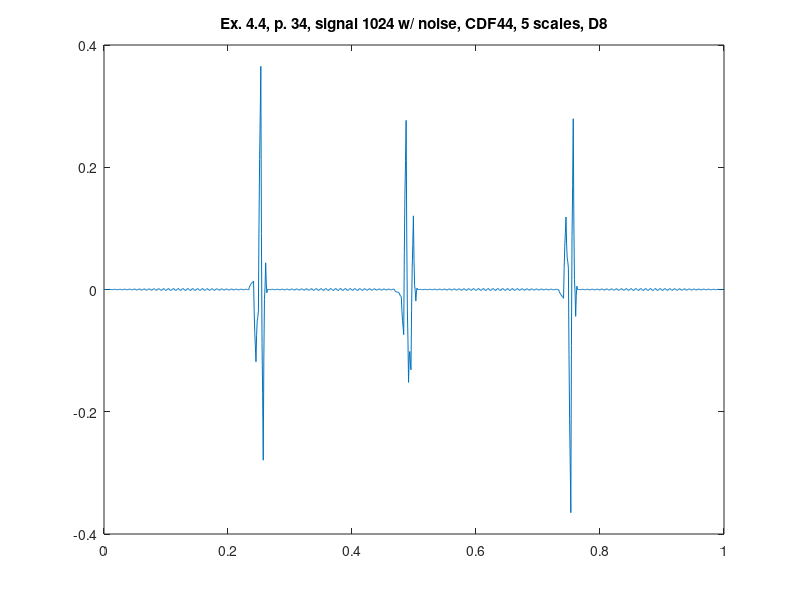

MATLAB code for this plot:
%% ========================================================================
%% Programmatic octave notes on "Ripples in Mathematics" by A. Jensen
%% and A. la Cour-Harbo written with a deep gratitude to the authors for
%% this wonderful text. 
%% 
%% Reconstruction of graphs in ex 4.4, p.34, CDF44, 5 scales, D8.
%%
%% Author: Vladimir Kulyukin
%% 
%% NB: I have tested this code in Octave 4.
%% =========================================================================
t = (1.0/1024)*[0:1023];

%%y_ex_4_3_chirp_512_p33 = arrayfun(@(x) sin(x*x), t);

y_ex_4_4_1024_with_noise_cdf44_d8_p34 = [
3.7145853351368936E-5
1.1532566797186114E-6
-6.6755641245525365E-6
-2.2050845928299073E-5
-2.7741716133025897E-5
-3.602751660488065E-5
-4.690824734386333E-5
-5.7093668613354004E-5
1.8483945989523446E-5
7.108142438995844E-5
1.00698766587951E-4
1.3647361772334518E-4
-8.75575726052087E-6
-1.0548519602911083E-4
-1.5371469858242468E-4
-2.1493971987758268E-4
-3.5597187641063364E-7
1.4032503912638796E-4
2.0710331313081307E-4
2.9368376583240193E-4
1.0314524340824553E-5
-1.7392699535155316E-4
-2.5904079324473117E-4
-3.7071578414154166E-4
-1.9192461538626736E-5
2.0821724702657876E-4
3.1151334155407487E-4
4.4806557873268313E-4
2.9285471434308476E-5
-2.4069378263057658E-4
-3.61872183461972E-4
-5.22921652750343E-4
-3.784411730460403E-5
2.7410420901468995E-4
4.1292332620753905E-4
5.981322751720578E-4
4.797438342876329E-5
-3.051425572062467E-4
-4.6121854673297205E-4
-6.700914999850225E-4
-5.613131353317911E-5
3.3735139762944077E-4
5.103566335028371E-4
7.424386308292336E-4
6.620127588534259E-5
-3.666526421481645E-4
-5.561231232712874E-4
-8.108079997656588E-4
-7.387793452793174E-5
3.973497078700448E-4
6.028749274282709E-4
8.795948966134004E-4
8.379061386590549E-5
-4.2463166171344876E-4
-6.456719301246621E-4
-9.437159752758139E-4
-9.091307062747617E-5
4.5352132321026755E-4
6.895872062374173E-4
0.0010082801827074534
1.0057300243025396E-4
-4.7852124624912155E-4
-7.290025633306729E-4
-0.0010675354500562849
-1.0707266415864835E-4
5.053252802880658E-4
7.696583832838574E-4
0.0011272551794600902
1.1638681800240258E-4
-5.278024095971472E-4
-8.05312503338559E-4
-0.001181073974878602
-1.2220108940209546E-4
5.522626786778837E-4
8.423173293613354E-4
0.0012353740926143472
1.3107976489373506E-4
-5.720005472146341E-4
-8.738668437107601E-4
-0.0012832381116822343
-1.3615265135274697E-4
5.938814855745104E-4
9.068642990995378E-4
0.0013315956779325236
1.4451034199365763E-4
-6.106900068751054E-4
-9.340053686737657E-4
-0.0013730439639809855
-1.4879298884227414E-4
6.29780889116341E-4
9.626776698948601E-4
0.0014149932689478326
1.5654920550274413E-4
-6.434981879322489E-4
-9.851489113571464E-4
-0.0014496266523243647
-1.6000036851065107E-4
6.596151584228299E-4
0.0010092199284760781
0.0014847637012693254
1.6708041458441574E-4
-6.70109129667685E-4
-0.0010268049314869768
-0.0015122486435593474
-1.6966685716531606E-4
6.830969731711423E-4
0.001046042847450028
0.0015402350474928027
1.760025479380134E-4
-6.902665541655569E-4
-0.0010585722588179079
-0.0015603068536775714
-1.7769936123585895E-4
7.000001906494737E-4
0.0010727918019784266
0.0015808730882315226
1.832296805424498E-4
-7.037763344087706E-4
-0.0010801449566221384
-0.0015933384558447475
-1.840205233177089E-4
7.101620236324101E-4
0.0010892091850056096
0.0016062864569368394
1.8869221115954722E-4
-7.105083638282521E-4
-0.0010913152680265584
-0.0016110253376743144
-1.885694671639071E-4
7.134846081138883E-4
0.0010951368881590715
0.0016162304089765395
1.9233753263358085E-4
-7.103978093007227E-4
-0.001091975616826371
-0.0016131971648262133
-1.9130238395884006E-4
7.099359457888349E-4
0.0010905178244168116
0.0016106091786563654
1.9413053852598247E-4
-7.034457355266322E-4
-0.0010821196435014785
-0.0015998330214174615
-1.9219295421977974E-4
6.995502122152157E-4
0.0010753964778875249
0.0015894769014969147
1.9405396120970327E-4
-6.897190947769017E-4
-0.0010618422664629
-0.001571061611454723
-1.9123260126804208E-4
6.824274276852182E-4
0.0010499184754050577
0.0015530370928800762
1.9210853816644367E-4
-6.693500821057219E-4
-0.0010313387679364207
-0.0015271600193443359
-1.884305738279294E-4
6.587324939736519E-4
0.0010143291840604078
0.001501640688082143
1.883130048833516E-4
-6.425348622398666E-4
-9.909029132875117E-4
-0.0014685510414169226
-1.8381385695508755E-4
6.286936062454515E-4
9.689713481846942E-4
0.0014357826625778752
1.8270391442097046E-4
-6.095316804053258E-4
-9.409241219010135E-4
-0.0013957991141690495
-1.774269121570624E-4
5.926000554099507E-4
9.142817885319898E-4
0.0013560972651539016
1.7533528538641734E-4
-5.706583752845831E-4
-8.818837168590996E-4
-0.0013096048784301555
-1.6933124920327772E-4
5.507994420930866E-4
8.507871954589374E-4
0.0012633519097489084
1.662780817057912E-4
-5.262893180562778E-4
-8.143502895372987E-4
-0.001210798431809424
-1.596048337540883E-4
5.036943290509193E-4
7.790990566055986E-4
0.0011584397848341296
1.5561952920134249E-4
-4.7685180699599843E-4
-7.389742237578932E-4
-0.0011003313344002544
-1.4834133650676779E-4
4.517383642727884E-4
6.999077679384141E-4
0.0010423712515239135
1.434622755604286E-4
-4.228219523606695E-4
-6.564814322393808E-4
-9.79267444738655E-4
-1.3564923109732894E-4
3.954319121013747E-4
6.139759848574558E-4
9.162641132434264E-4
1.299234017813814E-4
-3.6472009118615787E-4
-5.676663656591914E-4
-8.487726742622323E-4
-1.216507494389533E-4
3.353172344514859E-4
5.221312774090852E-4
7.81332850671724E-4
1.1513329461989785E-4
-3.0310577615726847E-4
-4.73384361659775E-4
-7.101037589464558E-4
-1.064807045624914E-4
2.719732685307339E-4
4.252581603332201E-4
6.388769256280174E-4
9.923439089299344E-5
-2.3857238680942235E-4
-3.7454340747922985E-4
-5.645961562496489E-4
-9.028519229288032E-5
2.06010051358096E-4
3.2428957470327993E-4
4.902682665444455E-4
8.237980573461094E-5
-1.7174141495964035E-4
-2.720953955383084E-4
-4.1365118392830945E-4
0.0033447485657335857
0.00605815837845719
0.007726578254242506
0.009675002339729084
0.010318638108013662
0.011311890852186077
0.012654760572246333
0.013903950705957228
-0.035017627945001295
-0.07049598961645906
-0.09253113430841609
-0.11816837813370668
-0.07579614830725676
-0.051647002023456415
-0.04572093928230567
-0.03491201602229707
0.10650830373497265
0.21293140527850007
0.28435728860828524
0.3651606482957783
0.091794593660743
-0.08667205242276715
-0.1702392899547521
-0.27923474737030934
-0.11045643049688783
-0.016107372122743116
0.0038124277521247724
0.04367548733512116
0.009267312508757721
-0.005239945036755143
1.537146985825688E-4
2.1493971987779551E-4
3.5597187642739134E-7
-1.403250391264963E-4
-2.0710331313097562E-4
-2.936837658326377E-4
-1.031452434087482E-5
1.7392699535161903E-4
2.590407932448439E-4
3.7071578414171974E-4
1.9192461538680337E-5
-2.082172470265988E-4
-3.1151334155411764E-4
-4.4806557873276233E-4
-2.928547143431955E-5
2.4069378263060566E-4
3.6187218346201317E-4
5.229216527504036E-4
3.784411730462299E-5
-2.7410420901469634E-4
-4.1292332620755434E-4
-5.981322751720865E-4
-4.797438342873521E-5
3.051425572063127E-4
4.612185467330572E-4
6.700914999851319E-4
5.6131313533143114E-5
-3.373513976295767E-4
-5.103566335030276E-4
-7.424386308294906E-4
-6.620127588537962E-5
3.666526421482707E-4
5.5612312327146E-4
8.108079997659186E-4
7.387793452797039E-5
-3.9734970787014474E-4
-6.028749274284266E-4
-8.795948966136344E-4
-8.379061386594734E-5
4.246316617135266E-4
6.456719301247873E-4
9.437159752760057E-4
9.091307062752499E-5
-4.5352132321030555E-4
-6.89587206237486E-4
-0.001008280182707568
-1.0057300243025065E-4
4.7852124624919875E-4
7.290025633307802E-4
0.001067535450056434
1.0707266415863317E-4
-5.053252802881901E-4
-7.696583832840356E-4
-0.0011272551794603372
-1.1638681800244828E-4
5.278024095972302E-4
8.053125033386984E-4
0.0011810739748788174
1.2220108940214265E-4
-5.522626786779392E-4
-8.423173293614284E-4
-0.0012353740926144949
-1.3107976489376514E-4
5.720005472146755E-4
8.738668437108267E-4
0.0012832381116823386
1.3615265135278468E-4
-5.938814855745114E-4
-9.068642990995496E-4
-0.0013315956779325535
-1.4451034199363744E-4
6.106900068751574E-4
9.340053686738312E-4
0.0013730439639810697
1.4879298884224324E-4
-6.297808891164512E-4
-9.626776698950135E-4
-0.001414993268948039
-1.5654920550278018E-4
6.434981879323234E-4
9.851489113572717E-4
0.0014496266523245564
1.6000036851070555E-4
-6.596151584228582E-4
-0.0010092199284761343
-0.001484763701269424
-1.670804145843954E-4
6.701091296677812E-4
0.0010268049314871054
0.0015122486435595202
1.696668571652598E-4
-6.830969731713546E-4
-0.0010460428474503229
-0.0015402350474932004
-1.7600254793813505E-4
6.902665541656097E-4
0.001058572258818034
0.0015603068536777975
1.7769936123601448E-4
-7.000001906493432E-4
-0.0010727918019782753
-0.0015808730882313623
-1.8322968054239184E-4
7.03776334408756E-4
0.001080144956622081
0.001593338455844639
1.840205233176296E-4
-7.101620236324819E-4
-0.001089209185005695
-0.001606286456936933
-1.8869221115955828E-4
7.105083638282992E-4
0.0010913152680266398
0.0016110253376744362
1.885694671639277E-4
-7.134846081139309E-4
-0.0010951368881591396
-0.0016162304089766429
-1.9233753263358974E-4
7.103978093007735E-4
0.0010919756168264465
0.001613197164826323
1.91302383958863E-4
-7.099359457888665E-4
-0.0010905178244168653
-0.0016106091786564501
-1.9413053852595212E-4
7.034457355267384E-4
0.0010821196435016214
0.0015998330214176514
1.921929542197285E-4
-6.995502122154307E-4
-0.0010753964778878267
-0.0015894769014973237
-1.9405396120979055E-4
6.897190947770212E-4
0.0010618422664631112
0.0015710616114550566
1.9123260126814118E-4
-6.824274276852581E-4
-0.0010499184754051408
-0.0015530370928802282
-1.9210853816646826E-4
6.693500821057722E-4
0.0010313387679364932
0.0015271600193444447
1.8843057382794386E-4
-6.587324939736968E-4
-0.001014329184060477
-0.0015016406880822462
-1.8831300488337293E-4
6.425348622398961E-4
9.909029132875607E-4
0.0014685510414169998
1.8381385695512476E-4
-6.28693606245436E-4
-9.689713481846825E-4
-0.001435782662577872
-1.8270391442093048E-4
6.095316804053903E-4
9.409241219010905E-4
0.001395799114169142
1.7742691215699122E-4
-5.926000554101376E-4
-9.142817885322442E-4
-0.0013560972651542368
-1.7533528538651673E-4
5.706583752846347E-4
8.818837168592175E-4
0.001309604878430362
1.693312492034E-4
-5.507994420930024E-4
-8.50787195458845E-4
-0.00126335190974882
-1.6627808170576765E-4
5.262893180562529E-4
8.143502895372413E-4
0.00121079843180933
1.5960483375406114E-4
-5.036943290509072E-4
-7.790990566055752E-4
-0.0011584397848340873
-1.5561952920130928E-4
4.7685180699603015E-4
7.389742237579308E-4
0.001100331334400296
1.483413365067421E-4
-4.5173836427286234E-4
-6.999077679385173E-4
-0.0010423712515240512
-1.4346227556042047E-4
4.2282195236077513E-4
6.564814322395356E-4
9.79267444738872E-4
1.3564923109730018E-4
-3.954319121015667E-4
-6.139759848577286E-4
-9.16264113243802E-4
-1.2992340178148237E-4
3.6472009118623035E-4
5.676663656593362E-4
8.487726742624765E-4
1.2165074943906836E-4
-3.3531723445143875E-4
-5.221312774090446E-4
-7.813328506717065E-4
-1.1513329461989575E-4
3.031057761572532E-4
4.7338436165974017E-4
7.101037589464019E-4
-0.001224158225975091
-0.002576707502750906
-0.0033475440713810435
-0.0042742500903857365
-0.004091151182505698
-0.004205423608540504
-0.004617067368490156
-0.004949030719665157
-0.0074818472730476945
-0.00942494698823927
-0.01077832986523989
-0.012289726892796808
-0.034105778538418716
-0.05048121437653724
-0.06141603440715238
-0.07380866304971605
0.06023857878910509
0.15504737559272097
0.21061772736113157
0.2767019887889784
0.08914033496290358
-0.03045710070742997
-0.08209031822202222
-0.15193449310565796
-0.11199796772415166
-0.10147709232321327
-0.12037186690284286
-0.13138474182534265
-0.034069859239798134
0.03421868820359143
0.07348090050482603
0.12052069586663615
0.04765354062205812
0.006915355959340303
-0.0016938581215172888
-0.018912003923427623
-0.00401965850774583
0.0022687067176154958
-4.690824734364574E-5
-5.709366861304089E-5
1.848394598954438E-5
7.108142438979108E-5
1.0069876658769925E-4
1.3647361772298118E-4
-8.75575726054473E-6
-1.0548519602891575E-4
-1.537146985821319E-4
-2.149397198771597E-4
-3.5597187642187546E-7
1.4032503912609373E-4
2.071033131303871E-4
2.936837658318037E-4
1.0314524340661015E-5
-1.7392699535144463E-4
-2.590407932445132E-4
-3.7071578414117065E-4
-1.9192461538453006E-5
2.082172470266491E-4
3.115133415541356E-4
4.480655787327092E-4
2.928547143428644E-5
-2.406937826306431E-4
-3.6187218346207947E-4
-5.229216527504922E-4
-3.784411730457556E-5
2.7410420901483734E-4
4.1292332620774646E-4
5.981322751723412E-4
4.797438342884915E-5
-3.05142557206285E-4
-4.612185467330614E-4
-6.700914999851824E-4
-5.613131353323584E-5
3.3735139762944066E-4
5.103566335028471E-4
7.42438630829266E-4
6.620127588545828E-5
-3.666526421479818E-4
-5.561231232710542E-4
-8.108079997653705E-4
-7.387793452810738E-5
3.973497078695443E-4
6.028749274275845E-4
8.79594896612491E-4
8.379061386566271E-5
-4.2463166171326325E-4
-6.45671930124287E-4
-9.437159752751849E-4
-9.091307062720046E-5
4.535213232103527E-4
6.895872062374744E-4
0.0010082801827074393
1.0057300243022344E-4
-4.78521246249183E-4
-7.290025633307802E-4
-0.001067535450056434
-1.0707266415861642E-4
5.053252802882191E-4
7.696583832840723E-4
0.001127255179460383
1.1638681800249856E-4
-5.278024095971743E-4
-8.053125033386356E-4
-0.0011810739748787478
-1.2220108940221377E-4
5.52262678677767E-4
8.423173293611943E-4
0.0012353740926141887
1.310797648936942E-4
-5.720005472145934E-4
-8.738668437106743E-4
-0.0012832381116820938
-1.361526513526712E-4
5.938814855745534E-4
9.068642990995802E-4
0.0013315956779325565
1.4451034199371333E-4
-6.106900068750356E-4
-9.340053686736902E-4
-0.0013730439639809023
-1.487929888423456E-4
6.297808891161584E-4
9.626776698946098E-4
0.001414993268947503
1.5654920550270052E-4
-6.434981879321045E-4
-9.85148911356912E-4
-0.0014496266523240141
-1.6000036851061995E-4
6.596151584226581E-4
0.0010092199284758203
0.0014847637012689499
1.6708041458430786E-4
-6.701091296676284E-4
-0.001026804931486859
-0.0015122486435591408
-1.6966685716517056E-4
6.830969731712671E-4
0.0010460428474501717
0.0015402350474929554
1.760025479381074E-4
-6.902665541655036E-4
-0.0010585722588178773
-0.0015603068536775679
-1.776993612360058E-4
7.000001906492095E-4
0.0010727918019780782
0.001580873088231081
1.832296805423231E-4
-7.037763344086916E-4
-0.0010801449566219632
-0.0015933384558444467
-1.8402052331753955E-4
7.101620236325169E-4
0.0010892091850057228
0.0016062864569369405
1.886922111595978E-4
-7.105083638282417E-4
-0.001091315268026578
-0.0016110253376743664
-1.8856946716401188E-4
7.134846081137361E-4
0.0010951368881588776
0.0016162304089763022
1.9233753263346646E-4
-7.103978093007588E-4
-0.0010919756168263732
-0.0016131971648261697
-1.913023839586982E-4
7.099359457890611E-4
0.0010905178244171082
0.001610609178656736
1.9413053852603733E-4
-7.034457355267886E-4
-0.0010821196435017416
-0.0015998330214178592
-1.9219295421982592E-4
6.995502122153907E-4
0.001075396477887791
0.0015894769014973067
1.9405396120982275E-4
-6.897190947769479E-4
-0.0010618422664630052
-0.001571061611454916
-1.9123260126814877E-4
6.824274276851512E-4
0.0010499184754049838
0.0015530370928800077
1.9210853816649495E-4
-6.693500821055816E-4
-0.001031338767936222
-0.0015271600193440705
-1.8843057382798614E-4
6.587324939733769E-4
0.001014329184060019
0.0015016406880816126
1.883130048832661E-4
-6.425348622396643E-4
-9.909029132871788E-4
-0.0014685510414164172
-1.8381385695501236E-4
6.28693606245258E-4
9.689713481843935E-4
0.001435782662577424
1.8270391442085234E-4
-6.095316804052405E-4
-9.409241219008542E-4
-0.0013957991141687817
-1.7742691215692286E-4
5.926000554100253E-4
9.142817885320631E-4
0.0013560972651539566
1.7533528538646385E-4
-5.706583752845477E-4
-8.818837168590779E-4
-0.0013096048784301468
-1.6933124920335182E-4
5.507994420929483E-4
8.507871954587539E-4
0.0012633519097486744
1.6627808170574008E-4
-5.262893180562086E-4
-8.143502895371716E-4
-0.0012107984318092222
-1.596048337540154E-4
5.036943290509179E-4
7.790990566055774E-4
0.0011584397848340739
1.5561952920136075E-4
-4.768518069959354E-4
-7.389742237578142E-4
-0.001100331334400152
-1.483413365068148E-4
4.5173836427263823E-4
6.999077679382072E-4
0.0010423712515236377
1.4346227556034425E-4
-4.2282195236063207E-4
-6.564814322392913E-4
-9.79267444738495E-4
-1.3564923109720176E-4
3.954319121014968E-4
6.139759848576005E-4
9.162641132435865E-4
1.2992340178147695E-4
-3.6472009118610545E-4
-5.676663656591606E-4
-8.487726742622289E-4
-1.2165074943909846E-4
3.353172344512246E-4
5.221312774087402E-4
7.813328506712868E-4
1.1513329461977611E-4
-3.03105776157184E-4
-4.7338436165959364E-4
-7.101037589461482E-4
-1.064807045623453E-4
2.719732685307956E-4
4.252581603332744E-4
6.388769256280439E-4
9.923439089298849E-5
-2.3857238680945772E-4
-3.745434074792948E-4
-5.645961562497436E-4
-9.028519229289118E-5
2.0601005135813851E-4
3.2428957470334536E-4
4.902682665445421E-4
8.237980573461431E-5
-1.7174141495969683E-4
-2.7209539553839146E-4
-4.13651183928428E-4
-0.003491188934266406
-0.005782032688908089
-0.007286182447853479
-0.0090011262276361
-0.010189174391986293
-0.0115184038109871
-0.01298881448463853
-0.014421395755119913
0.03490672789332271
0.07063356165150511
0.09275910551942733
0.11852910402946631
0.07588906932148501
0.05157944776845849
0.04560023937038682
0.03470941157051616
-0.10658259544167537
-0.21293371179185938
-0.28434393748003595
-0.3651165466039215
-0.09173911022847688
0.08674410745597691
0.1703331064494398
0.279348934707536
0.11041946260490879
0.015965209273963207
-0.0040138252853006776
-0.04394843457056785
-0.00924980099423667
0.0054509154288133865
1.5371469858230658E-4
2.1493971987740244E-4
3.559718763881703E-7
-1.4032503912631155E-4
-2.0710331313069679E-4
-2.9368376583223E-4
-1.0314524340762998E-5
1.7392699535154877E-4
2.5904079324470537E-4
3.707157841414825E-4
1.9192461538566224E-5
-2.082172470266492E-4
-3.115133415541638E-4
-4.480655787327883E-4
-2.9285471434304384E-5
2.4069378263065635E-4
3.618721834620938E-4
5.229216527505157E-4
3.7844117304578146E-5
-2.7410420901484764E-4
-4.129233262077616E-4
-5.981322751723632E-4
-4.7974383428870074E-5
3.0514255720626306E-4
4.612185467330361E-4
6.700914999851546E-4
5.6131313533312196E-5
-3.373513976292887E-4
-5.103566335026482E-4
-7.424386308290127E-4
-6.620127588528613E-5
3.6665264214810907E-4
5.561231232711731E-4
8.108079997654712E-4
7.387793452787094E-5
-3.9734970787003236E-4
-6.028749274282388E-4
-8.795948966133344E-4
-8.379061386585911E-5
4.2463166171348985E-4
6.456719301247124E-4
9.437159752758693E-4
9.091307062743736E-5
-4.5352132321037407E-4
-6.895872062375648E-4
-0.001008280182707649
-1.005730024302564E-4
4.785212462492475E-4
7.290025633308627E-4
0.0010675354500565557
1.0707266415864756E-4
-5.053252802882436E-4
-7.696583832841179E-4
-0.0011272551794604588
-1.1638681800246262E-4
5.278024095972839E-4
8.053125033387809E-4
0.0011810739748789392
1.2220108940214796E-4
-5.522626786780088E-4
-8.423173293615309E-4
-0.0012353740926146415
-1.3107976489380713E-4
5.720005472146983E-4
8.738668437108745E-4
0.001283238111682422
1.3615265135282121E-4
-5.938814855744997E-4
-9.068642990995404E-4
-0.001331595677932553
-1.445103419936638E-4
6.10690006875109E-4
9.340053686737657E-4
0.0013730439639809855
1.4879298884229092E-4
-6.29780889116312E-4
-9.626776698948233E-4
-0.001414993268947787
-1.5654920550269399E-4
6.434981879323048E-4
9.851489113572092E-4
0.0014496266523244341
1.6000036851058407E-4
-6.59615158422995E-4
-0.001009219928476303
-0.0014847637012696201
-1.6708041458447407E-4
6.70109129667781E-4
0.0010268049314871449
0.0015122486435596098
1.69666857165356E-4
-6.8309697317124E-4
-0.0010460428474501785
-0.001540235047493029
-1.7600254793812296E-4
6.902665541655125E-4
0.0010585722588178773
0.0015603068536775679
1.776993612360058E-4
-7.000001906492095E-4
-0.0010727918019780782
-0.001580873088231081
-1.832296805423231E-4
7.037763344086916E-4
0.0010801449566219632
0.0015933384558444467
1.8402052331754963E-4
-7.101620236324995E-4
-0.0010892091850057007
-0.0016062864569369132
-1.886922111595677E-4
7.105083638282752E-4
0.0010913152680266155
0.001611025337674408
1.8856946716394412E-4
-7.134846081138828E-4
-0.0010951368881590728
-0.0016162304089765542
-1.9233753263358394E-4
7.103978093007245E-4
0.001091975616826371
0.0016131971648262133
1.913023839588469E-4
-7.099359457888232E-4
-0.0010905178244167968
-0.0016106091786563471
-1.941305385259623E-4
7.034457355266546E-4
0.0010821196435015037
0.001599833021417489
1.921929542197369E-4
-6.995502122153095E-4
-0.0010753964778876498
-0.001589476901497076
-1.9405396120977477E-4
6.897190947768862E-4
0.0010618422664629072
0.0015710616114547617
1.9123260126813148E-4
-6.824274276850831E-4
-0.001049918475404882
-0.0015530370928798587
-1.921085381664041E-4
6.693500821056426E-4
0.001031338767936281
0.0015271600193441206
1.884305738278879E-4
-6.587324939735863E-4
-0.0010143291840603022
-0.0015016406880819792
-1.8831300488330395E-4
6.425348622398448E-4
9.90902913287467E-4
0.0014685510414168428
1.8381385695503925E-4
-6.286936062454862E-4
-9.689713481847333E-4
-0.001435782662577914
-1.82703914420973E-4
6.095316804053498E-4
9.409241219010546E-4
0.0013957991141691102
1.7742691215704944E-4
-5.926000554100123E-4
-9.14281788532075E-4
-0.0013560972651540174
-1.7533528538648483E-4
5.706583752845427E-4
8.818837168590655E-4
0.0013096048784301331
1.6933124920336652E-4
-5.507994420929131E-4
-8.50787195458706E-4
-0.0012633519097486117
-1.662780817057244E-4
5.262893180561939E-4
8.143502895371431E-4
0.0012107984318091756
1.596048337540103E-4
-5.036943290508973E-4
-7.790990566055472E-4
-0.00115843978483403
-1.5561952920131899E-4
4.768518069959792E-4
7.389742237578645E-4
0.0011003313344002076
1.4834133650676605E-4
-4.5173836427276205E-4
-6.999077679383766E-4
-0.0010423712515238604
-1.4346227556037673E-4
4.2282195236072455E-4
6.564814322394437E-4
9.792674447387244E-4
1.3564923109725028E-4
-3.9543191210156E-4
-6.139759848577063E-4
-9.162641132437532E-4
-1.2992340178147484E-4
3.647200911862148E-4
5.676663656593157E-4
8.487726742624462E-4
1.2165074943904804E-4
-3.3531723445145436E-4
-5.221312774090609E-4
-7.813328506717221E-4
-1.1513329461994251E-4
3.0310577615718374E-4
4.7338436165965663E-4
7.101037589463021E-4
1.0648070456256028E-4
-2.719732685305116E-4
-4.2525816033291337E-4
-6.38876925627608E-4
-9.923439089287191E-5
2.385723868093606E-4
3.745434074790896E-4
5.645961562494021E-4
9.028519229275647E-5
-2.060100513581584E-4
-3.2428957470334233E-4
-4.902682665444914E-4
-8.237980573456792E-5
1.7174141495975291E-4
2.72095395538471E-4
4.136511839285273E-4
7.32201842663486E-5
-1.3806284477476305E-4
-2.2019790319480767E-4
-3.3693805604688545E-4
-6.473185801379231E-5
1.0325647940058722E-4
1.6702695619625311E-4
2.5872252458160257E-4
5.545002583941606E-5
-6.878601752297801E-5
-1.1398560550557962E-4
-1.8036294787981505E-4
-4.6460507114124204E-5
3.377712749894303E-5
6.034995595938661E-5
1.0130222589039843E-4
];

figure;
plot(t, y_ex_4_4_1024_with_noise_cdf44_d8_p34);
xlim([0 1]);
title('Ex. 4.4, p. 34, signal 1024 w/ noise, CDF44, 5 scales, D8');
